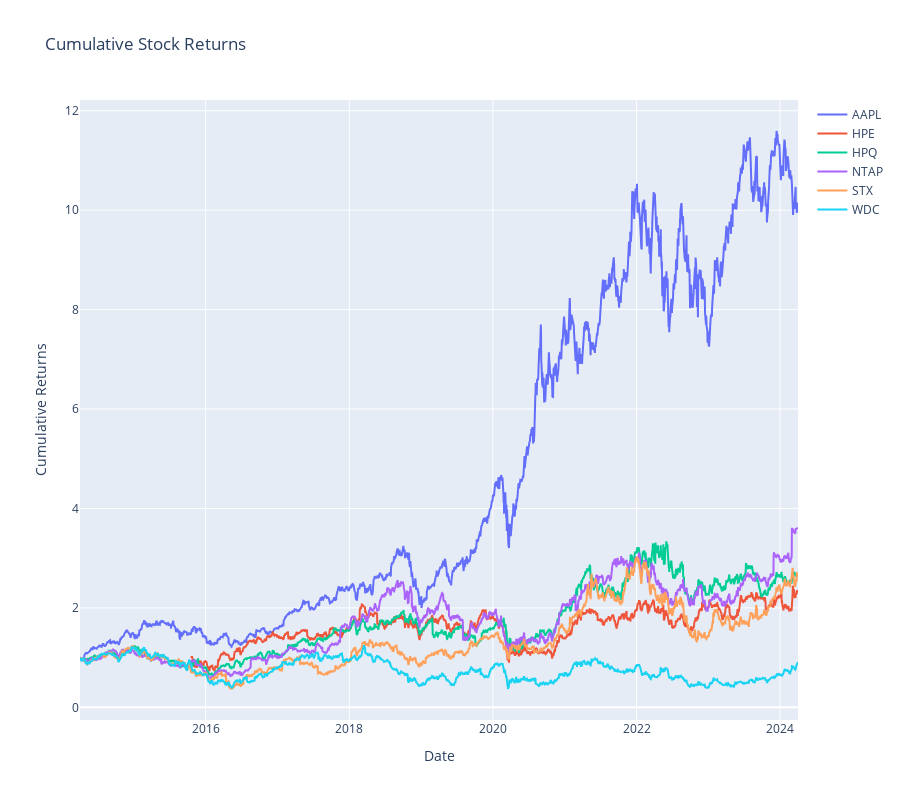

The cell this chart's notebook holds for it:
### Code cell
import plotly.graph_objects as go

stock_data = {}

# Download data for each stock
for ticker in tickers:
    stock_data[ticker] = yf.download(ticker, period='10y', interval='1d')

# Create a trace for each stock
traces = []
for ticker in tickers:
    data = stock_data[ticker]['Adj Close']
    cumulative_returns = (1 + data.pct_change()).cumprod()
    trace = go.Scatter(x=cumulative_returns.index, y=cumulative_returns.values, mode='lines', name=ticker)
    traces.append(trace)

# Create a layout
layout = go.Layout(
    title='Cumulative Stock Returns',
    xaxis=dict(title='Date'),
    yaxis=dict(title='Cumulative Returns'),
    hovermode='closest',
    height=800
)

# Create the figure and plot
fig = go.Figure(data=traces, layout=layout)
fig.show()

### Figure 1 — Plotly figure (JSON) as saved in the notebook; plotly's stock layout.template omitted (floating-point values rounded to 4 significant figures; data arrays with more than 128 entries replaced by an {"elided": "..."} marker saying what was removed)
{"data": [{"mode": "lines", "name": "AAPL", "type": "scatter", "x": {"elided": "2516 str values"}, "y": {"elided": "2516 float values"}}, {"mode": "lines", "name": "HPE", "type": "scatter", "x": {"elided": "2126 str values"}, "y": {"elided": "2126 float values"}}, {"mode": "lines", "name": "HPQ", "type": "scatter", "x": {"elided": "2516 str values"}, "y": {"elided": "2516 float values"}}, {"mode": "lines", "name": "NTAP", "type": "scatter", "x": {"elided": "2516 str values"}, "y": {"elided": "2516 float values"}}, {"mode": "lines", "name": "STX", "type": "scatter", "x": {"elided": "2516 str values"}, "y": {"elided": "2516 float values"}}, {"mode": "lines", "name": "WDC", "type": "scatter", "x": {"elided": "2516 str values"}, "y": {"elided": "2516 float values"}}], "layout": {"height": 800, "hovermode": "closest", "title": {"text": "Cumulative Stock Returns"}, "xaxis": {"title": {"text": "Date"}}, "yaxis": {"title": {"text": "Cumulative Returns"}}}}
